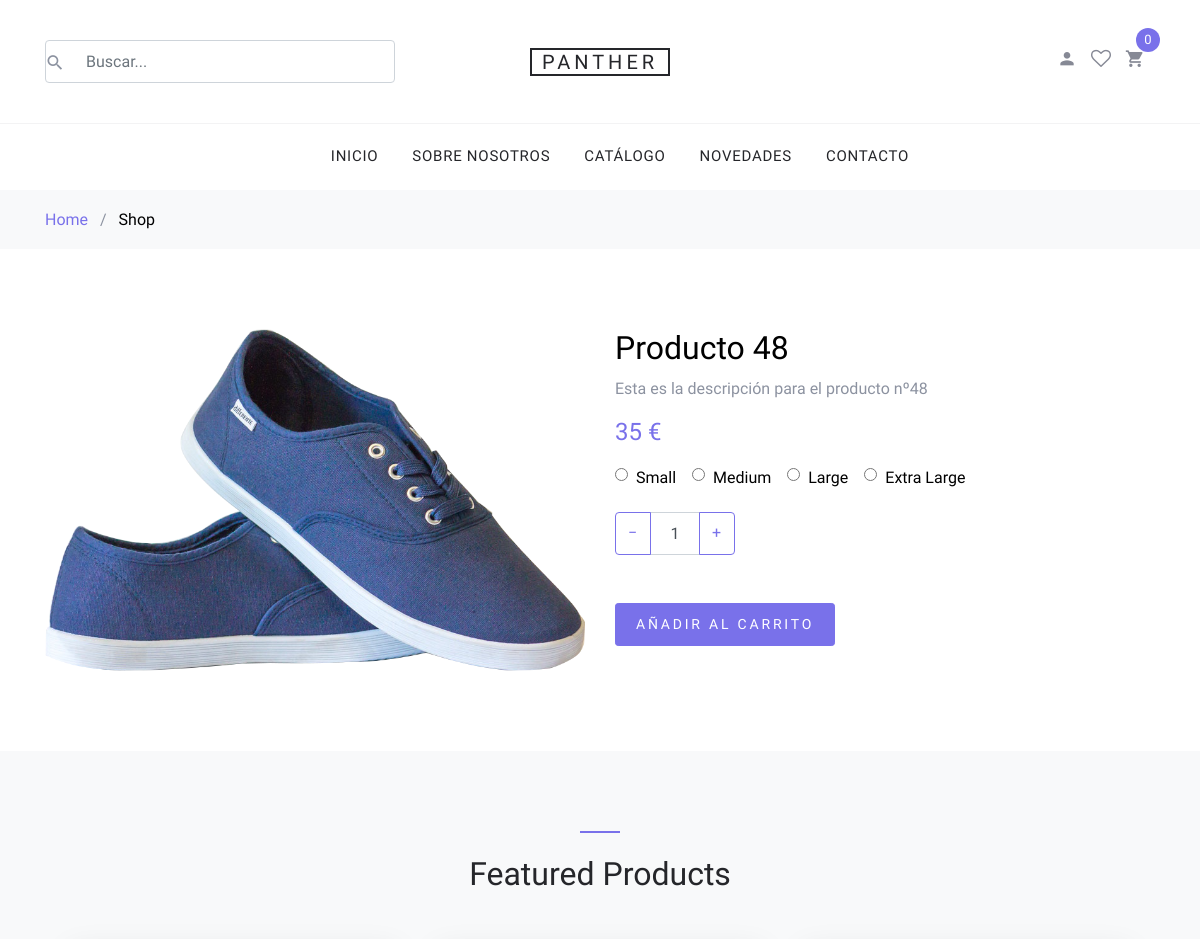
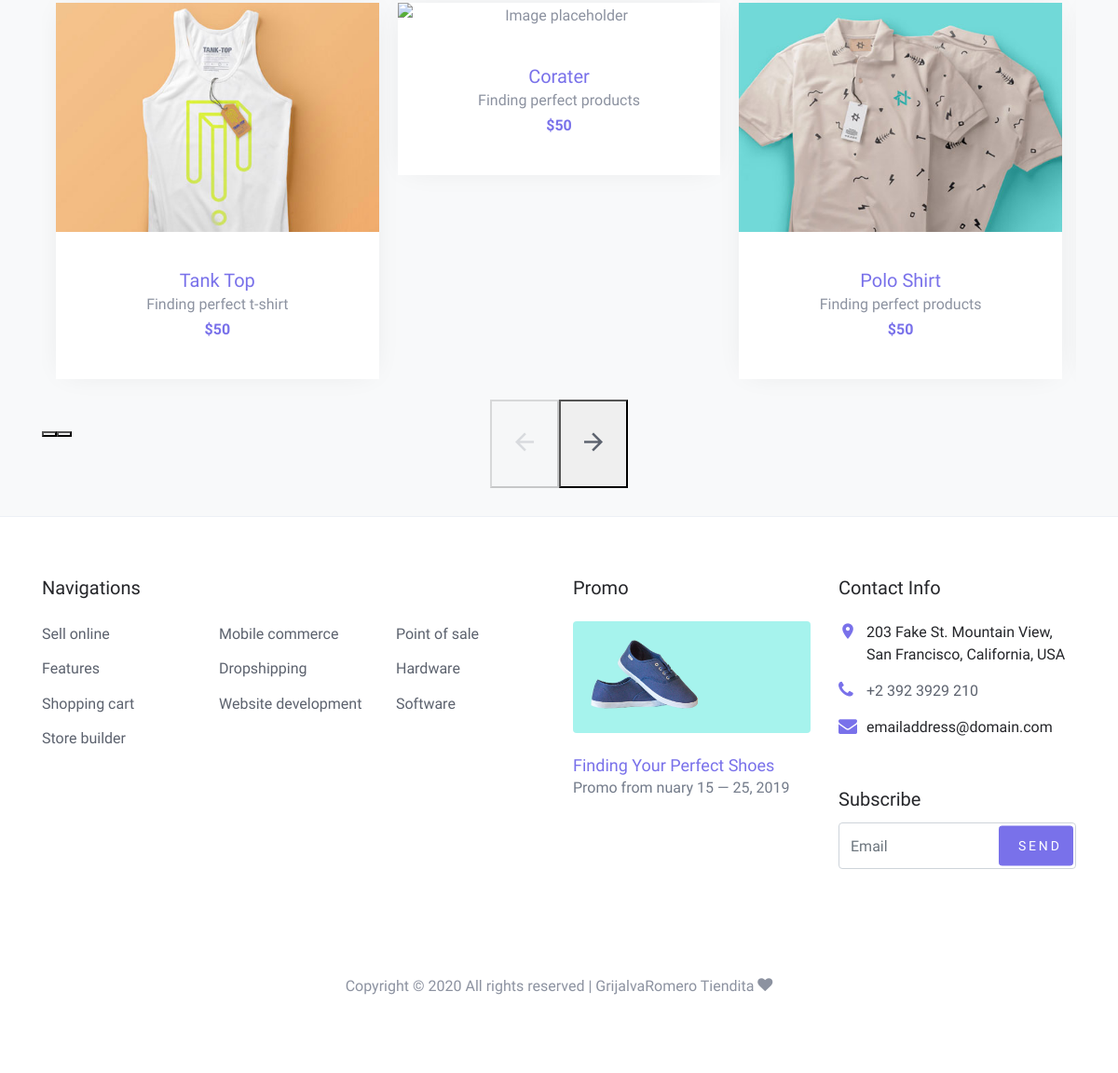
Page /shop-single.php?id=49 on the committed database (2 pictures, top to bottom).
### tables this page shows
CREATE TABLE `productos` (
  `id` int(11) NOT NULL,
  `nombre` varchar(300) NOT NULL,
  `descripcion` text NOT NULL,
  `precio` double NOT NULL,
  `imagen` varchar(200) NOT NULL,
  `inventario` int(11) NOT NULL,
  `id_categoria` int(11) NOT NULL,
  `talla` varchar(100) NOT NULL,
  `color` varchar(100) NOT NULL
);

### shop-single.php (the view, shortened to what this page needs)
<?php
include("./php/conexion.php");
if (isset($_GET['id'])) {
  $resultado = $conexion->query("select * from productos where id=" . $_GET['id']) or die($conexion->error);
  if (mysqli_num_rows($resultado) > 0) {
    $fila = mysqli_fetch_row($resultado);
  } else {
    header("Location: ./index.php");
  }
} else {
  header("Location: ./index.php");
}
?>
<!DOCTYPE html>
<html lang="en">
<head>
  <link rel="stylesheet" href="fonts/icomoon/style.css">
  <link rel="stylesheet" href="css/bootstrap.min.css">
  <link rel="stylesheet" href="css/magnific-popup.css">
  <link rel="stylesheet" href="css/jquery-ui.css">
  <link rel="stylesheet" href="css/owl.carousel.min.css">
  <link rel="stylesheet" href="css/owl.theme.default.min.css">
  <link rel="stylesheet" href="css/aos.css">
  <link rel="stylesheet" href="css/style.css">
</head>
<body>
  <div class="site-wrap">
    <?php include("./layouts/header.php"); ?>
    <div class="site-section">
      <div class="container">
        <div class="row">
          <div class="col-md-6">
            <img src="images/<?php echo $fila[4]; ?>" alt="<?php echo $fila[1]; ?>" class="img-fluid">
          </div>
          <div class="col-md-6">
            <h2 class="text-black"><?php echo $fila[1]; ?></h2>
            <p><?php echo $fila[2]; ?></p>
            <p><strong class="text-primary h4"><?php echo $fila[3]; ?> €</strong></p>
            <div class="mb-1 d-flex">
              <label for="option-sm" class="d-flex mr-3 mb-3">
                <span class="d-inline-block mr-2" style="top:-2px; position: relative;"><input type="radio" id="option-sm" name="shop-sizes"></span> <span class="d-inline-block text-black">Small</span>
              </label>
              <label for="option-md" class="d-flex mr-3 mb-3">
                <span class="d-inline-block mr-2" style="top:-2px; position: relative;"><input type="radio" id="option-md" name="shop-sizes"></span> <span class="d-inline-block text-black">Medium</span>
              </label>
              <label for="option-lg" class="d-flex mr-3 mb-3">
                <span class="d-inline-block mr-2" style="top:-2px; position: relative;"><input type="radio" id="option-lg" name="shop-sizes"></span> <span class="d-inline-block text-black">Large</span>
              </label>
              <label for="option-xl" class="d-flex mr-3 mb-3">
                <span class="d-inline-block mr-2" style="top:-2px; position: relative;"><input type="radio" id="option-xl" name="shop-sizes"></span> <span class="d-inline-block text-black"> Extra Large</span>
              </label>
            </div>
            <div class="mb-5">
              <div class="input-group mb-3" style="max-width: 120px;">
                <div class="input-group-prepend">
                  <button class="btn btn-outline-primary js-btn-minus" type="button">&minus;</button>
                </div>
                <input type="text" class="form-control text-center" value="1" placeholder="" aria-label="Example text with button addon" aria-describedby="button-addon1">
                <div class="input-group-append">
                  <button class="btn btn-outline-primary js-btn-plus" type="button">&plus;</button>
                </div>
              </div>
            </div>
            <p><a href="cart.php?id=<?php echo $fila[0]; ?>" class="buy-now btn btn-sm btn-primary">Añadir al Carrito</a></p>
          </div>
        </div>
      </div>
    </div>
    <div class="site-section block-3 site-blocks-2 bg-light">
      <div class="container">
        <div class="row justify-content-center">
          <div class="col-md-7 site-section-heading text-center pt-4">
            <h2>Featured Products</h2>
          </div>
        </div>
        <div class="row">
          <div class="col-md-12">
            <div class="nonloop-block-3 owl-carousel">
              <div class="item">
                <div class="block-4 text-center">
                  <figure class="block-4-image">
                    <img src="images/cloth_1.jpg" alt="Image placeholder" class="img-fluid">
                  </figure>
                  <div class="block-4-text p-4">
                    <h3><a href="#">Tank Top</a></h3>
                    <p class="mb-0">Finding perfect t-shirt</p>
                    <p class="text-primary font-weight-bold">$50</p>
                  </div>
                </div>
              </div>
              <div class="item">
                <div class="block-4 text-center">
                  <figure class="block-4-image">
                    <img src="images/shoe_1.jpg" alt="Image placeholder" class="img-fluid">
                  </figure>
                  <div class="block-4-text p-4">
                    <h3><a href="#">Corater</a></h3>
                    <p class="mb-0">Finding perfect products</p>
                    <p class="text-primary font-weight-bold">$50</p>
                  </div>
                </div>
              </div>
              <div class="item">
                <div class="block-4 text-center">
                  <figure class="block-4-image">
                    <img src="images/cloth_2.jpg" alt="Image placeholder" class="img-fluid">
                  </figure>
                  <div class="block-4-text p-4">
                    <h3><a href="#">Polo Shirt</a></h3>
                    <p class="mb-0">Finding perfect products</p>
                    <p class="text-primary font-weight-bold">$50</p>
                  </div>
                </div>
              </div>
            </div>
          </div>
        </div>
      </div>
    </div>
    <?php include("./layouts/footer.php"); ?>
  </div>
</body>
</html>

### css/style.css (style rules this page uses)
body { line-height: 1.7; color: #8c92a0; font-weight: 300; font-size: 16px; }
a { -webkit-transition: .3s all ease; -o-transition: .3s all ease; transition: .3s all ease; }
.text-black { color: #000; }
.site-wrap:before { -webkit-transition: .3s all ease-in-out; -o-transition: .3s all ease-in-out; transition: .3s all ease-in-out; background: rgba(0, 0, 0, 0.6); content: ""; position: absolute; z-index: 2000; top: 0; left: 0; right: 0; bottom: 0; opacity: 0; visibility: hidden; }
.btn { text-transform: uppercase; position: relative; -webkit-transition: 0.2s all ease-in-out !important; -o-transition: 0.2s all ease-in-out !important; transition: 0.2s all ease-in-out !important; top: 0; letter-spacing: .05em; }
.btn.btn-sm { font-size: 14px !important; padding: 10px 20px !important; }
.btn.btn-primary { font-size: 17px; font-weight: 300; letter-spacing: .2em; }
.form-control { height: 43px; }
.site-section { padding: 2.5em 0; }
@media (min-width: 768px) { .site-section { padding: 5em 0; } }
.site-section-heading { font-size: 30px; color: #25262a; position: relative; }
.site-section-heading:before { content: ""; left: 0%; top: 0; position: absolute; width: 40px; height: 2px; background: #7971ea; }
.site-section-heading.text-center:before { content: ""; left: 50%; top: 0; -webkit-transform: translateX(-50%); -ms-transform: translateX(-50%); transform: translateX(-50%); position: absolute; width: 40px; height: 2px; background: #7971ea; }
.block-4 { -webkit-box-shadow: 0 0 30px -10px rgba(0, 0, 0, 0.1); box-shadow: 0 0 30px -10px rgba(0, 0, 0, 0.1); background: #fff; }
.block-4 .block-4-text h3 { font-size: 20px; margin-bottom: 0; }
.block-4 .block-4-text h3 a { text-decoration: none; }

### rows in the picture
productos: imagen (picture), nombre "Producto 48", descripcion "Esta es la descripción para el producto nº48", precio "35"
